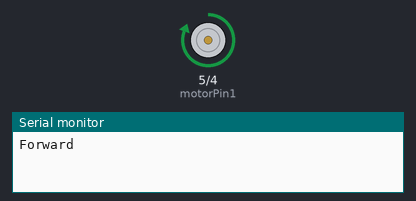
Recording of a sketch running on a simulated Arduino Uno, built with avr-gcc and run on an emulated ATmega328P. Shown: motor-driver pin pairs drawn as motors (green arrow = first pin HIGH = forward, orange = second pin HIGH = backward, longer = more drive), the last lines printed to the serial monitor.

Above: at 0.5 s.
At 2.5 s:
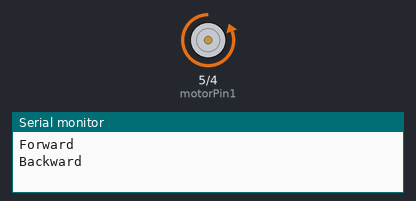
At 3.5 s:
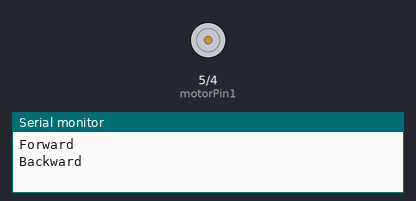
Timing chart, 0 to 5.2 s (numbered marks = the images above):
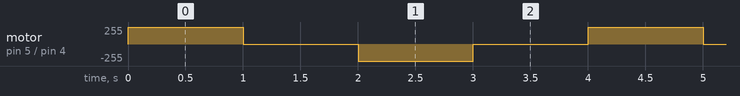

The sketch:

dcMotorExample_102517a.ino
```cpp
/*
 * dcMotorExample
 * Clay 2017
 * Moves DC motor forward and backward using H-bridge
 */

int motorPin1 = 5;
int motorPin2 = 4;

void setup() {
  pinMode(motorPin1, OUTPUT);
  pinMode(motorPin2, OUTPUT);

  Serial.begin(9600);
}

void loop() {
  digitalWrite(motorPin1, HIGH);
  digitalWrite(motorPin2, LOW);
  Serial.println("Forward");
  delay(1000);
  digitalWrite(motorPin1, LOW);
  digitalWrite(motorPin2, LOW);
  delay(1000);
  digitalWrite(motorPin1, LOW);
  digitalWrite(motorPin2, HIGH);
  Serial.println("Backward");
  delay(1000);
  digitalWrite(motorPin1, LOW);
  digitalWrite(motorPin2, LOW);
  delay(1000);


}
```

Measured:
- by itself, motor on pin 5 (motorPin1) / pin 4 (motorPin2): repeats every 4.0 s: stopped 1.0 s, backward 255/255 1.0 s, stopped 1.0 s, forward 255/255 1.0 s
